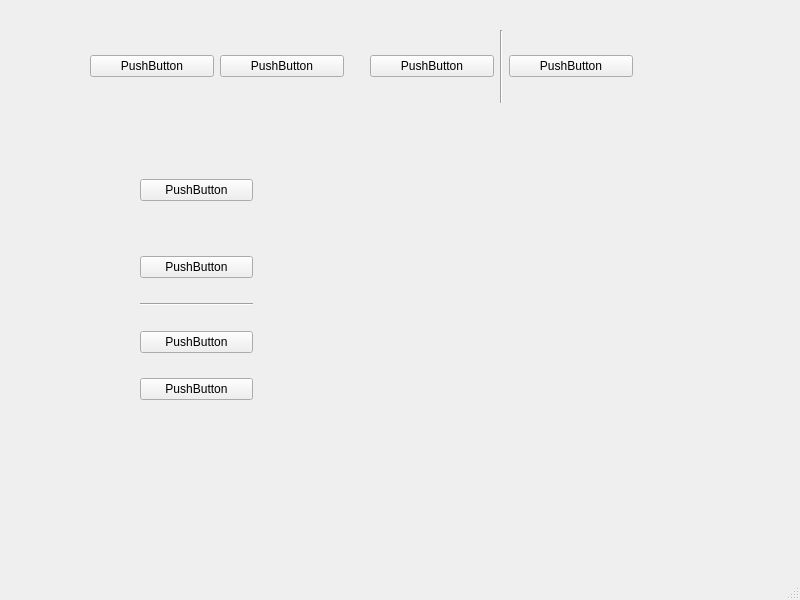
<?xml version="1.0" encoding="UTF-8"?>
<ui version="4.0">
 <class>MainWindow</class>
 <widget class="QMainWindow" name="MainWindow">
  <property name="geometry">
   <rect>
    <x>0</x>
    <y>0</y>
    <width>800</width>
    <height>600</height>
   </rect>
  </property>
  <property name="windowTitle">
   <string>MainWindow</string>
  </property>
  <widget class="QWidget" name="centralwidget">
   <widget class="QWidget" name="">
    <property name="geometry">
     <rect>
      <x>90</x>
      <y>30</y>
      <width>543</width>
      <height>73</height>
     </rect>
    </property>
    <layout class="QHBoxLayout" name="horizontalLayout">
     <item>
      <widget class="QPushButton" name="pushButton">
       <property name="text">
        <string>PushButton</string>
       </property>
      </widget>
     </item>
     <item>
      <widget class="QPushButton" name="pushButton_4">
       <property name="text">
        <string>PushButton</string>
       </property>
      </widget>
     </item>
     <item>
      <spacer name="horizontalSpacer">
       <property name="orientation">
        <enum>Qt::Horizontal</enum>
       </property>
       <property name="sizeType">
        <enum>QSizePolicy::Fixed</enum>
       </property>
       <property name="sizeHint" stdset="0">
        <size>
         <width>20</width>
         <height>20</height>
        </size>
       </property>
      </spacer>
     </item>
     <item>
      <widget class="QPushButton" name="pushButton_2">
       <property name="text">
        <string>PushButton</string>
       </property>
      </widget>
     </item>
     <item>
      <widget class="Line" name="line_2">
       <property name="orientation">
        <enum>Qt::Vertical</enum>
       </property>
      </widget>
     </item>
     <item>
      <widget class="QPushButton" name="pushButton_3">
       <property name="text">
        <string>PushButton</string>
       </property>
      </widget>
     </item>
    </layout>
   </widget>
   <widget class="QWidget" name="">
    <property name="geometry">
     <rect>
      <x>140</x>
      <y>160</y>
      <width>113</width>
      <height>261</height>
     </rect>
    </property>
    <layout class="QVBoxLayout" name="verticalLayout">
     <item>
      <widget class="QPushButton" name="pushButton_5">
       <property name="text">
        <string>PushButton</string>
       </property>
      </widget>
     </item>
     <item>
      <spacer name="verticalSpacer">
       <property name="orientation">
        <enum>Qt::Vertical</enum>
       </property>
       <property name="sizeType">
        <enum>QSizePolicy::Fixed</enum>
       </property>
       <property name="sizeHint" stdset="0">
        <size>
         <width>15</width>
         <height>30</height>
        </size>
       </property>
      </spacer>
     </item>
     <item>
      <widget class="QPushButton" name="pushButton_6">
       <property name="text">
        <string>PushButton</string>
       </property>
      </widget>
     </item>
     <item>
      <widget class="Line" name="line">
       <property name="orientation">
        <enum>Qt::Horizontal</enum>
       </property>
      </widget>
     </item>
     <item>
      <widget class="QPushButton" name="pushButton_7">
       <property name="text">
        <string>PushButton</string>
       </property>
      </widget>
     </item>
     <item>
      <widget class="QPushButton" name="pushButton_8">
       <property name="text">
        <string>PushButton</string>
       </property>
      </widget>
     </item>
    </layout>
   </widget>
  </widget>
  <widget class="QMenuBar" name="menubar">
   <property name="geometry">
    <rect>
     <x>0</x>
     <y>0</y>
     <width>800</width>
     <height>22</height>
    </rect>
   </property>
  </widget>
  <widget class="QStatusBar" name="statusbar"/>
 </widget>
 <resources/>
 <connections/>
</ui>
